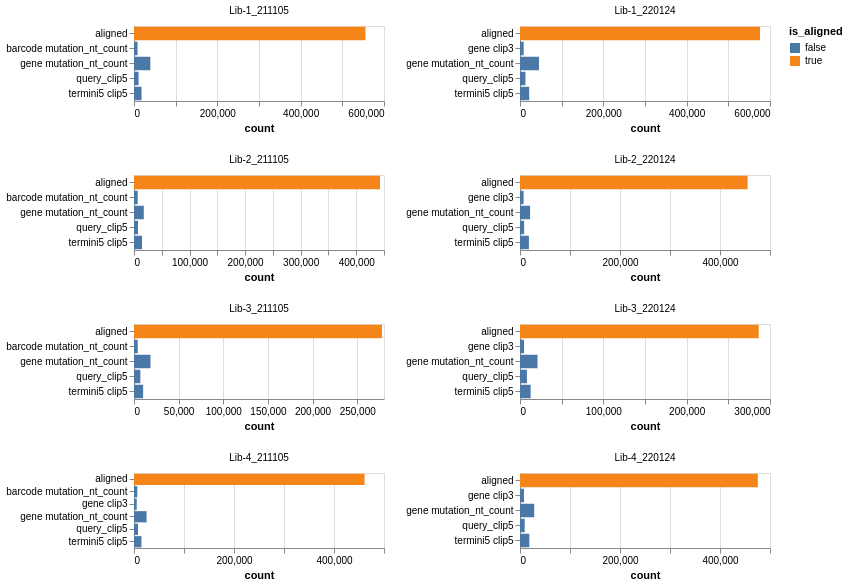

The Vega-Lite source for this figure:
### Vega-Lite specification from a JSON file in a GitHub repository (floating-point values rounded to 4 significant figures)
{"config": {"view": {"continuousWidth": 400, "continuousHeight": 300}}, "data": {"name": "data-383dcc7542bdf124fa806444ec9270be"}, "mark": "bar", "encoding": {"color": {"field": "is_aligned", "type": "nominal"}, "facet": {"columns": 2, "field": "pacbioRun", "title": null, "type": "nominal"}, "tooltip": [{"field": "pacbioRun", "type": "nominal"}, {"field": "filter_reason", "type": "nominal"}, {"field": "count", "type": "quantitative"}, {"field": "total_counts", "type": "quantitative"}, {"field": "frac_counts", "type": "quantitative"}], "x": {"field": "count", "type": "quantitative"}, "y": {"axis": {"title": null}, "field": "filter_reason", "type": "nominal"}}, "height": 75, "resolve": {"scale": {"x": "independent", "y": "independent"}}, "transform": [{"filter": "(datum.frac_counts > 0.01)"}, {"calculate": "(datum.filter_reason === 'aligned')", "as": "is_aligned"}], "width": 250, "$schema": "https://vega.github.io/schema/vega-lite/v5.json", "datasets": {"data-383dcc7542bdf124fa806444ec9270be": [{"pacbioRun": "Lib-1_211105", "filter_reason": "barcode clip3", "count": 574, "total_counts": 654163, "frac_counts": 0.0008775}, {"pacbioRun": "Lib-1_211105", "filter_reason": "barcode mutation_nt_count", "count": 8546, "total_counts": 654163, "frac_counts": 0.01306}, {"pacbioRun": "Lib-1_211105", "filter_reason": "gene clip3", "count": 6254, "total_counts": 654163, "frac_counts": 0.00956}, {"pacbioRun": "Lib-1_211105", "filter_reason": "gene mutation_nt_count", "count": 39200, "total_counts": 654163, "frac_counts": 0.05992}, {"pacbioRun": "Lib-1_211105", "filter_reason": "query_clip3", "count": 3339, "total_counts": 654163, "frac_counts": 0.005104}, {"pacbioRun": "Lib-1_211105", "filter_reason": "query_clip5", "count": 11033, "total_counts": 654163, "frac_counts": 0.01687}, {"pacbioRun": "Lib-1_211105", "filter_reason": "termini3 clip3", "count": 2622, "total_counts": 654163, "frac_counts": 0.004008}, {"pacbioRun": "Lib-1_211105", "filter_reason": "termini3 mutation_nt_count", "count": 3160, "total_counts": 654163, "frac_counts": 0.004831}, {"pacbioRun": "Lib-1_211105", "filter_reason": "termini5 clip5", "count": 18101, "total_counts": 654163, "frac_counts": 0.02767}, {"pacbioRun": "Lib-1_211105", "filter_reason": "termini5 mutation_nt_count", "count": 3234, "total_counts": 654163, "frac_counts": 0.004944}, {"pacbioRun": "Lib-1_211105", "filter_reason": "variant_tag3 mutation_nt_count", "count": 1746, "total_counts": 654163, "frac_counts": 0.002669}, {"pacbioRun": "Lib-1_211105", "filter_reason": "variant_tag5 mutation_nt_count", "count": 803, "total_counts": 654163, "frac_counts": 0.001228}, {"pacbioRun": "Lib-1_220124", "filter_reason": "barcode clip3", "count": 727, "total_counts": 690629, "frac_counts": 0.001053}, {"pacbioRun": "Lib-1_220124", "filter_reason": "barcode mutation_nt_count", "count": 6754, "total_counts": 690629, "frac_counts": 0.009779}, {"pacbioRun": "Lib-1_220124", "filter_reason": "gene clip3", "count": 8877, "total_counts": 690629, "frac_counts": 0.01285}, {"pacbioRun": "Lib-1_220124", "filter_reason": "gene mutation_nt_count", "count": 45539, "total_counts": 690629, "frac_counts": 0.06594}, {"pacbioRun": "Lib-1_220124", "filter_reason": "query_clip3", "count": 4496, "total_counts": 690629, "frac_counts": 0.00651}, {"pacbioRun": "Lib-1_220124", "filter_reason": "query_clip5", "count": 13002, "total_counts": 690629, "frac_counts": 0.01883}, {"pacbioRun": "Lib-1_220124", "filter_reason": "termini3 clip3", "count": 2826, "total_counts": 690629, "frac_counts": 0.004092}, {"pacbioRun": "Lib-1_220124", "filter_reason": "termini3 mutation_nt_count", "count": 3915, "total_counts": 690629, "frac_counts": 0.005669}, {"pacbioRun": "Lib-1_220124", "filter_reason": "termini5 clip5", "count": 22078, "total_counts": 690629, "frac_counts": 0.03197}, {"pacbioRun": "Lib-1_220124", "filter_reason": "termini5 mutation_nt_count", "count": 4190, "total_counts": 690629, "frac_counts": 0.006067}, {"pacbioRun": "Lib-1_220124", "filter_reason": "variant_tag3 mutation_nt_count", "count": 1375, "total_counts": 690629, "frac_counts": 0.001991}, {"pacbioRun": "Lib-1_220124", "filter_reason": "variant_tag5 mutation_nt_count", "count": 795, "total_counts": 690629, "frac_counts": 0.001151}, {"pacbioRun": "Lib-2_211105", "filter_reason": "barcode clip3", "count": 512, "total_counts": 506237, "frac_counts": 0.001011}, {"pacbioRun": "Lib-2_211105", "filter_reason": "barcode mutation_nt_count", "count": 6699, "total_counts": 506237, "frac_counts": 0.01323}, {"pacbioRun": "Lib-2_211105", "filter_reason": "gene clip3", "count": 5014, "total_counts": 506237, "frac_counts": 0.009904}, {"pacbioRun": "Lib-2_211105", "filter_reason": "gene mutation_nt_count", "count": 17633, "total_counts": 506237, "frac_counts": 0.03483}, {"pacbioRun": "Lib-2_211105", "filter_reason": "query_clip3", "count": 2560, "total_counts": 506237, "frac_counts": 0.005057}, {"pacbioRun": "Lib-2_211105", "filter_reason": "query_clip5", "count": 7180, "total_counts": 506237, "frac_counts": 0.01418}, {"pacbioRun": "Lib-2_211105", "filter_reason": "termini3 clip3", "count": 2435, "total_counts": 506237, "frac_counts": 0.00481}, {"pacbioRun": "Lib-2_211105", "filter_reason": "termini3 mutation_nt_count", "count": 2703, "total_counts": 506237, "frac_counts": 0.005339}, {"pacbioRun": "Lib-2_211105", "filter_reason": "termini5 clip5", "count": 14477, "total_counts": 506237, "frac_counts": 0.0286}, {"pacbioRun": "Lib-2_211105", "filter_reason": "termini5 mutation_nt_count", "count": 2215, "total_counts": 506237, "frac_counts": 0.004375}, {"pacbioRun": "Lib-2_211105", "filter_reason": "variant_tag3 mutation_nt_count", "count": 1400, "total_counts": 506237, "frac_counts": 0.002766}, {"pacbioRun": "Lib-2_211105", "filter_reason": "variant_tag5 mutation_nt_count", "count": 583, "total_counts": 506237, "frac_counts": 0.001152}, {"pacbioRun": "Lib-2_220124", "filter_reason": "barcode clip3", "count": 599, "total_counts": 528277, "frac_counts": 0.001134}, {"pacbioRun": "Lib-2_220124", "filter_reason": "barcode mutation_nt_count", "count": 5237, "total_counts": 528277, "frac_counts": 0.009913}, {"pacbioRun": "Lib-2_220124", "filter_reason": "gene clip3", "count": 7205, "total_counts": 528277, "frac_counts": 0.01364}, {"pacbioRun": "Lib-2_220124", "filter_reason": "gene mutation_nt_count", "count": 20175, "total_counts": 528277, "frac_counts": 0.03819}, {"pacbioRun": "Lib-2_220124", "filter_reason": "query_clip3", "count": 3142, "total_counts": 528277, "frac_counts": 0.005948}, {"pacbioRun": "Lib-2_220124", "filter_reason": "query_clip5", "count": 8210, "total_counts": 528277, "frac_counts": 0.01554}, {"pacbioRun": "Lib-2_220124", "filter_reason": "termini3 clip3", "count": 2749, "total_counts": 528277, "frac_counts": 0.005204}, {"pacbioRun": "Lib-2_220124", "filter_reason": "termini3 mutation_nt_count", "count": 3107, "total_counts": 528277, "frac_counts": 0.005881}, {"pacbioRun": "Lib-2_220124", "filter_reason": "termini5 clip5", "count": 17831, "total_counts": 528277, "frac_counts": 0.03375}, {"pacbioRun": "Lib-2_220124", "filter_reason": "termini5 mutation_nt_count", "count": 2974, "total_counts": 528277, "frac_counts": 0.00563}, {"pacbioRun": "Lib-2_220124", "filter_reason": "variant_tag3 mutation_nt_count", "count": 1255, "total_counts": 528277, "frac_counts": 0.002376}, {"pacbioRun": "Lib-2_220124", "filter_reason": "variant_tag5 mutation_nt_count", "count": 597, "total_counts": 528277, "frac_counts": 0.00113}, {"pacbioRun": "Lib-3_211105", "filter_reason": "barcode clip3", "count": 299, "total_counts": 329569, "frac_counts": 0.0009072}, {"pacbioRun": "Lib-3_211105", "filter_reason": "barcode mutation_nt_count", "count": 4214, "total_counts": 329569, "frac_counts": 0.01279}, {"pacbioRun": "Lib-3_211105", "filter_reason": "gene clip3", "count": 3294, "total_counts": 329569, "frac_counts": 0.009995}, {"pacbioRun": "Lib-3_211105", "filter_reason": "gene mutation_nt_count", "count": 18438, "total_counts": 329569, "frac_counts": 0.05595}, {"pacbioRun": "Lib-3_211105", "filter_reason": "query_clip3", "count": 2050, "total_counts": 329569, "frac_counts": 0.00622}, {"pacbioRun": "Lib-3_211105", "filter_reason": "query_clip5", "count": 7123, "total_counts": 329569, "frac_counts": 0.02161}, {"pacbioRun": "Lib-3_211105", "filter_reason": "termini3 clip3", "count": 1590, "total_counts": 329569, "frac_counts": 0.004824}, {"pacbioRun": "Lib-3_211105", "filter_reason": "termini3 mutation_nt_count", "count": 1583, "total_counts": 329569, "frac_counts": 0.004803}, {"pacbioRun": "Lib-3_211105", "filter_reason": "termini5 clip5", "count": 10229, "total_counts": 329569, "frac_counts": 0.03104}, {"pacbioRun": "Lib-3_211105", "filter_reason": "termini5 mutation_nt_count", "count": 1707, "total_counts": 329569, "frac_counts": 0.005179}, {"pacbioRun": "Lib-3_211105", "filter_reason": "variant_tag3 mutation_nt_count", "count": 956, "total_counts": 329569, "frac_counts": 0.002901}, {"pacbioRun": "Lib-3_211105", "filter_reason": "variant_tag5 mutation_nt_count", "count": 352, "total_counts": 329569, "frac_counts": 0.001068}, {"pacbioRun": "Lib-3_220124", "filter_reason": "barcode clip3", "count": 365, "total_counts": 346625, "frac_counts": 0.001053}, {"pacbioRun": "Lib-3_220124", "filter_reason": "barcode mutation_nt_count", "count": 3373, "total_counts": 346625, "frac_counts": 0.009731}, {"pacbioRun": "Lib-3_220124", "filter_reason": "gene clip3", "count": 4839, "total_counts": 346625, "frac_counts": 0.01396}, {"pacbioRun": "Lib-3_220124", "filter_reason": "gene mutation_nt_count", "count": 21019, "total_counts": 346625, "frac_counts": 0.06064}, {"pacbioRun": "Lib-3_220124", "filter_reason": "query_clip3", "count": 2510, "total_counts": 346625, "frac_counts": 0.007241}, {"pacbioRun": "Lib-3_220124", "filter_reason": "query_clip5", "count": 8332, "total_counts": 346625, "frac_counts": 0.02404}, {"pacbioRun": "Lib-3_220124", "filter_reason": "termini3 clip3", "count": 1712, "total_counts": 346625, "frac_counts": 0.004939}, {"pacbioRun": "Lib-3_220124", "filter_reason": "termini3 mutation_nt_count", "count": 1993, "total_counts": 346625, "frac_counts": 0.00575}, {"pacbioRun": "Lib-3_220124", "filter_reason": "termini5 clip5", "count": 12803, "total_counts": 346625, "frac_counts": 0.03694}, {"pacbioRun": "Lib-3_220124", "filter_reason": "termini5 mutation_nt_count", "count": 2132, "total_counts": 346625, "frac_counts": 0.006151}, {"pacbioRun": "Lib-3_220124", "filter_reason": "variant_tag3 mutation_nt_count", "count": 758, "total_counts": 346625, "frac_counts": 0.002187}, {"pacbioRun": "Lib-3_220124", "filter_reason": "variant_tag5 mutation_nt_count", "count": 321, "total_counts": 346625, "frac_counts": 0.0009261}, {"pacbioRun": "Lib-4_211105", "filter_reason": "barcode clip3", "count": 453, "total_counts": 534470, "frac_counts": 0.0008476}, {"pacbioRun": "Lib-4_211105", "filter_reason": "barcode mutation_nt_count", "count": 6631, "total_counts": 534470, "frac_counts": 0.01241}, {"pacbioRun": "Lib-4_211105", "filter_reason": "gene clip3", "count": 5507, "total_counts": 534470, "frac_counts": 0.0103}, {"pacbioRun": "Lib-4_211105", "filter_reason": "gene mutation_nt_count", "count": 25153, "total_counts": 534470, "frac_counts": 0.04706}, {"pacbioRun": "Lib-4_211105", "filter_reason": "query_clip3", "count": 2863, "total_counts": 534470, "frac_counts": 0.005357}, {"pacbioRun": "Lib-4_211105", "filter_reason": "query_clip5", "count": 7965, "total_counts": 534470, "frac_counts": 0.0149}, {"pacbioRun": "Lib-4_211105", "filter_reason": "termini3 clip3", "count": 2595, "total_counts": 534470, "frac_counts": 0.004855}, {"pacbioRun": "Lib-4_211105", "filter_reason": "termini3 mutation_nt_count", "count": 2705, "total_counts": 534470, "frac_counts": 0.005061}, {"pacbioRun": "Lib-4_211105", "filter_reason": "termini5 clip5", "count": 14882, "total_counts": 534470, "frac_counts": 0.02784}, {"pacbioRun": "Lib-4_211105", "filter_reason": "termini5 mutation_nt_count", "count": 2420, "total_counts": 534470, "frac_counts": 0.004528}, {"pacbioRun": "Lib-4_211105", "filter_reason": "variant_tag3 mutation_nt_count", "count": 1538, "total_counts": 534470, "frac_counts": 0.002878}, {"pacbioRun": "Lib-4_211105", "filter_reason": "variant_tag5 mutation_nt_count", "count": 609, "total_counts": 534470, "frac_counts": 0.001139}, {"pacbioRun": "Lib-4_220124", "filter_reason": "barcode clip3", "count": 562, "total_counts": 560663, "frac_counts": 0.001002}, {"pacbioRun": "Lib-4_220124", "filter_reason": "barcode mutation_nt_count", "count": 5280, "total_counts": 560663, "frac_counts": 0.009417}, {"pacbioRun": "Lib-4_220124", "filter_reason": "gene clip3", "count": 7984, "total_counts": 560663, "frac_counts": 0.01424}, {"pacbioRun": "Lib-4_220124", "filter_reason": "gene mutation_nt_count", "count": 28439, "total_counts": 560663, "frac_counts": 0.05072}, {"pacbioRun": "Lib-4_220124", "filter_reason": "query_clip3", "count": 3633, "total_counts": 560663, "frac_counts": 0.00648}, {"pacbioRun": "Lib-4_220124", "filter_reason": "query_clip5", "count": 9372, "total_counts": 560663, "frac_counts": 0.01672}, {"pacbioRun": "Lib-4_220124", "filter_reason": "termini3 clip3", "count": 2843, "total_counts": 560663, "frac_counts": 0.005071}, {"pacbioRun": "Lib-4_220124", "filter_reason": "termini3 mutation_nt_count", "count": 3275, "total_counts": 560663, "frac_counts": 0.005841}, {"pacbioRun": "Lib-4_220124", "filter_reason": "termini5 clip5", "count": 18647, "total_counts": 560663, "frac_counts": 0.03326}, {"pacbioRun": "Lib-4_220124", "filter_reason": "termini5 mutation_nt_count", "count": 3134, "total_counts": 560663, "frac_counts": 0.00559}, {"pacbioRun": "Lib-4_220124", "filter_reason": "variant_tag3 mutation_nt_count", "count": 1234, "total_counts": 560663, "frac_counts": 0.002201}, {"pacbioRun": "Lib-4_220124", "filter_reason": "variant_tag5 mutation_nt_count", "count": 612, "total_counts": 560663, "frac_counts": 0.001092}, {"pacbioRun": "Lib-1_211105", "filter_reason": "aligned", "count": 555551, "total_counts": 654163, "frac_counts": 0.8493}, {"pacbioRun": "Lib-1_220124", "filter_reason": "aligned", "count": 576055, "total_counts": 690629, "frac_counts": 0.8341}, {"pacbioRun": "Lib-2_211105", "filter_reason": "aligned", "count": 442826, "total_counts": 506237, "frac_counts": 0.8747}, {"pacbioRun": "Lib-2_220124", "filter_reason": "aligned", "count": 455196, "total_counts": 528277, "frac_counts": 0.8617}, {"pacbioRun": "Lib-3_211105", "filter_reason": "aligned", "count": 277734, "total_counts": 329569, "frac_counts": 0.8427}, {"pacbioRun": "Lib-3_220124", "filter_reason": "aligned", "count": 286468, "total_counts": 346625, "frac_counts": 0.8264}, {"pacbioRun": "Lib-4_211105", "filter_reason": "aligned", "count": 461149, "total_counts": 534470, "frac_counts": 0.8628}, {"pacbioRun": "Lib-4_220124", "filter_reason": "aligned", "count": 475648, "total_counts": 560663, "frac_counts": 0.8484}]}}
